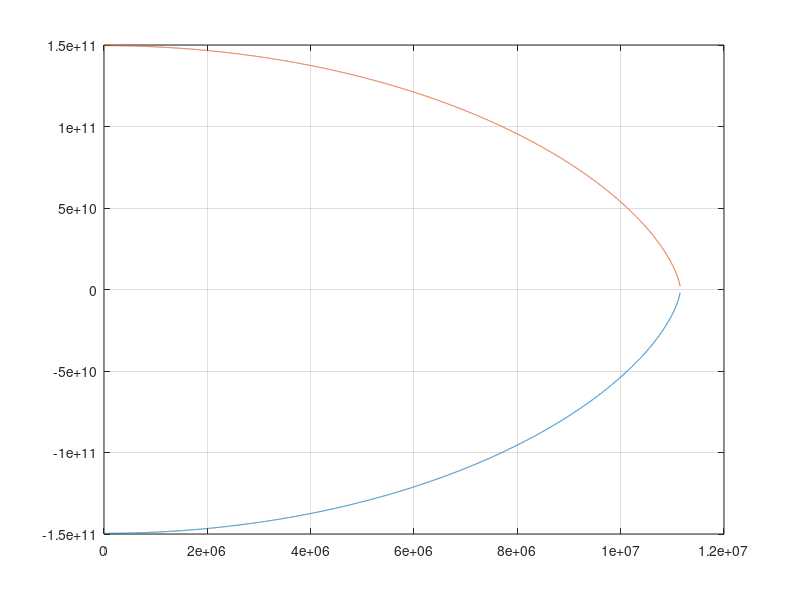

MATLAB code for this plot:
% run in octave
% classical equation of motion

function newton
au=149.60e9; %au in meters

y0 = [
    -au
    0
    au
    0];

t = linspace (0, 1.115e7, 1e4);
%t = 0:0.1:1000;
[T,Y]=ode45(@f,t,y0);
plot(T,Y(:,1),T,Y(:,3));
grid

endfunction

%------------------------------
function dy = f (t,y)

% Gravitational constant
G=6.67300e-11; %m^3 kg^-1 s^-2

%Mass of the sun
m1=1.98892e30;  %kg

%Mass of the sun by two
%m2=1.98892e30/2;  %kg

% collision of two suns

dy = [
    y(2)
    G*m1/(y(3)-y(1))^2
    y(4)
    -G*m1/(y(3)-y(1))^2
    ];
endfunction
